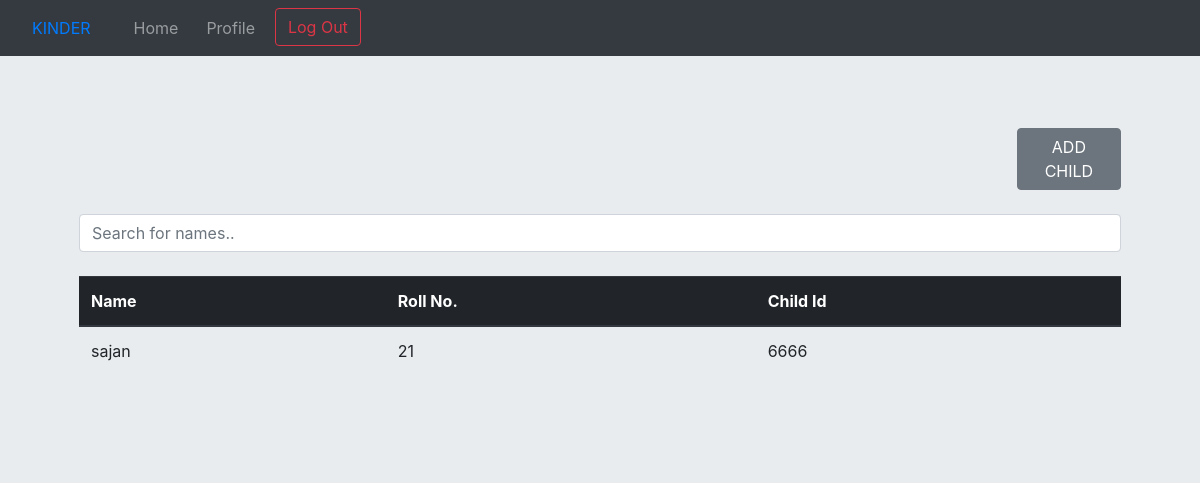
The app's page /home/registerchild/ (signed in), older data.
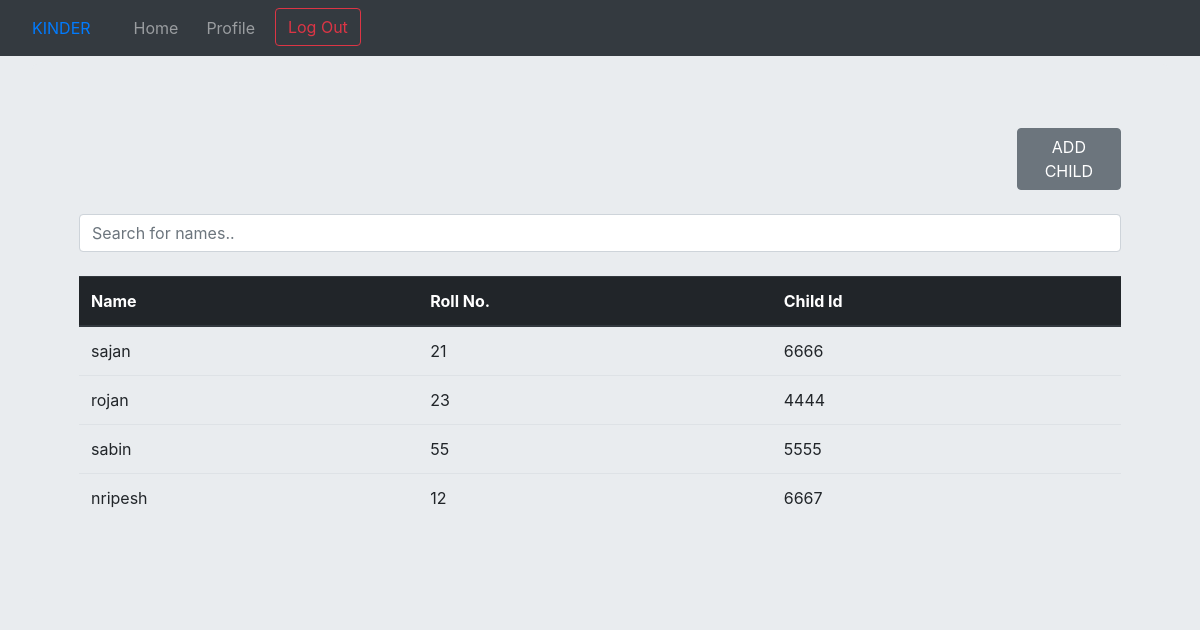
The same page, newer data.
### second/models.py (models this page shows, shortened)
class SID(models.Model):
    full_name = models.CharField(max_length=30)
    roll = models.IntegerField()
    childid = models.IntegerField()
    teacher = models.ForeignKey(User, on_delete=models.CASCADE)

### second/views.py (the view)
# urls.py: path('registerchild/', views.registerchild, name='registerchild'),
@login_required
def registerchild(request):
    context = {
        'stid': SID.objects.all(),
    }
    return render(request, 'registerchild.html', context)

### second/templates/registerchild.html (shortened to what this page needs)
{% extends "base1.html" %}
{% block base2 %}
{% load static %}
<!DOCTYPE html>
<html lang="en">
<head>
</head>
<body class="jumbotron">
<div class="jumbotron">
<div class="container">
<center>
    <button class='btn btn-secondary' onclick="location.href='{% url 'addchild' %}'" style="margin-left:90%;">ADD CHILD</button>
    <br>
    <br>
    <input class="form-control" id="myInput" onkeyup="myFunction()" type="text" placeholder="Search for names.."><br>
    <table class="table table-hover" id="myTable">
        <thead class="thead-dark">
            <tr>
                <th onclick="sortTable(0)">Name</th>
                <th onclick="sortTable(1)">Roll No.</th>
                <th>Child Id</th>
            </tr>
        </thead>
        {% for ids in stid %}
            {% if user == ids.teacher %}
                <tr>
                <td>{{ids.full_name}}</td>
                <td>{{ids.roll}}</td>
                <td>{{ids.childid}}</td>
                </tr>
            {% endif %}
        {% endfor %}
    </table>
</center>
</div>
</div>
</body>
</html>
{% endblock %}

Row changes from the older to the newer data that the page shows:
added SID: full_name "rojan", roll "23", childid "4444"
added SID: full_name "sabin", roll "55", childid "5555"
added SID: full_name "nripesh", roll "12", childid "6667"
